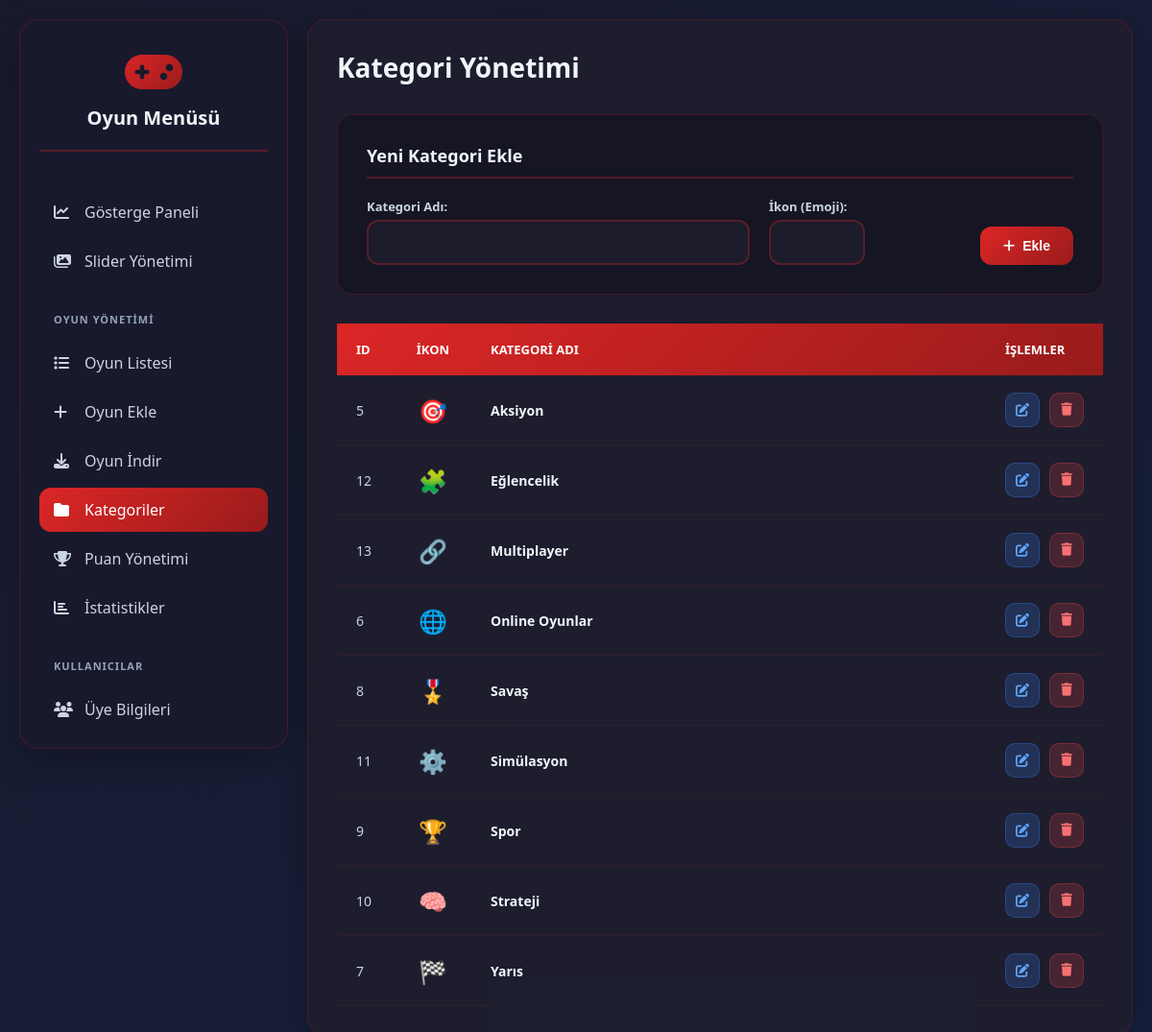
The page /admin/categories on the database its author committed.
### tables this page shows
CREATE TABLE categories (
            id INTEGER PRIMARY KEY AUTOINCREMENT,
            name TEXT NOT NULL UNIQUE
        , icon TEXT);

### app.py (the view, shortened to what this page needs)
@app.route('/admin/categories', methods=['GET', 'POST'])
def manage_categories():
    conn = get_db_connection()
    categories = conn.execute('SELECT * FROM categories ORDER BY name ASC').fetchall()
    conn.close()
    return render_template('manage_categories.html', categories=categories)

### app.py (called while the page is built)
def get_db_connection():
    conn = sqlite3.connect(DATABASE, check_same_thread=False)
    conn.row_factory = sqlite3.Row
    return conn

### templates/manage_categories.html (shortened to what this page needs)
{% extends 'base_admin.html' %}
{% block content %}
    <div class="header">
        <h1>Kategori Yönetimi</h1>
    </div>
    <div class="form-container compact-vertical-padding" style="margin-bottom: 30px;">
        <div class="section-title">Yeni Kategori Ekle</div>
        <form method="POST">
            <div class="single-row-form" style="grid-template-columns: 1fr auto auto; display: grid; gap: 20px;">
                <div class="form-group">
                    <label for="name">Kategori Adı:</label>
                    <input type="text" id="name" name="name" required>
                </div>
                <div class="form-group">
                    <label for="icon">İkon (Emoji):</label>
                    <input type="text" id="icon" name="icon" style="width: 100px; text-align: center;">
                </div>
                <button type="submit" class="btn btn-primary" style="white-space: nowrap; flex-shrink: 0;">
                    <i class="fas fa-plus"></i>
                    Ekle
                </button>
            </div>
        </form>
    </div>
    <div class="games-table">
        <table>
            <thead>
                <tr>
                    <th style="width: 60px;">ID</th>
                    <th style="width: 80px; text-align: center;">İkon</th>
                    <th>Kategori Adı</th>
                    <th style="width: 120px;">İşlemler</th>
                </tr>
            </thead>
            <tbody>
                {% for category in categories %}
                <tr>
                    <td>{{ category.id }}</td>
                    <td style="text-align: center; font-size: 1.5rem;">{{ category.icon }}</td>
                    <td class="game-name">{{ category.name }}</td>
                    <td>
                        <div class="action-buttons">
                            <a href="{{ url_for('edit_category', category_id=category.id) }}" class="btn-icon btn-edit" title="Düzenle"><i class="fas fa-edit"></i></a>
                            <form action="{{ url_for('delete_category', category_id=category.id) }}" method="POST" class="actions-form">
                                <button type="submit" class="btn-icon btn-delete" onclick="return confirm('Bu kategoriyi silmek, bu kategorideki tüm oyunların kategorisiz kalmasına neden olur. Emin misin?');" title="Sil"><i class="fas fa-trash"></i></button>
                            </form>
                        </div>
                    </td>
                </tr>
                {% endfor %}
            </tbody>
        </table>
    </div>
{% endblock %}

### static/css/admin_styles.css (style rules this page uses)
* { margin: 0; padding: 0; box-sizing: border-box; }
body { font-family: 'Segoe UI', Tahoma, Geneva, Verdana, sans-serif; background: linear-gradient(135deg, #1a1a2e 0%, #16213e 100%); min-height: 100vh; padding: 20px; color: #f1f5f9; background-repeat: no-repeat; background-size: cover; background-attachment: fixed; overflow-x: hidden; }
.header { display: flex; flex-wrap: wrap; justify-content: space-between; align-items: center; margin-bottom: 30px; flex-shrink: 0; gap: 15px; }
.header h1 { font-size: 28px; color: #f1f5f9; font-weight: 700; }
.btn { padding: 12px 24px; border: none; border-radius: 12px; font-size: 14px; font-weight: 600; cursor: pointer; transition: all 0.3s ease; display: flex; align-items: center; gap: 8px; text-decoration: none; justify-content: center; }
.btn-primary { background: linear-gradient(135deg, #dc2626 0%, #991b1b 100%); color: white; }
.action-buttons { display: flex; gap: 10px; }
.actions-form { display: contents; }
.btn-icon { width: 36px; height: 36px; border-radius: 10px; border: none; cursor: pointer; display: flex; align-items: center; justify-content: center; transition: all 0.3s ease; text-decoration: none; }
.btn-edit { background: rgba(59, 130, 246, 0.2); color: #60a5fa; border: 1px solid rgba(59, 130, 246, 0.3); }
.btn-delete { background: rgba(239, 68, 68, 0.2); color: #f87171; border: 1px solid rgba(239, 68, 68, 0.3); }
.games-table { overflow: auto; }
table { width: 100%; border-collapse: collapse; min-width: 600px; }
thead { background: linear-gradient(135deg, #dc2626 0%, #991b1b 100%); }
thead th { padding: 18px 20px; text-align: left; color: white; font-weight: 600; font-size: 13px; text-transform: uppercase; }
tbody tr { border-bottom: 1px solid rgba(220, 38, 38, 0.1); }
tbody td { padding: 18px 20px; color: #cbd5e1; font-size: 14px; }
.game-name { font-weight: 600; color: #f1f5f9; }
.form-container { background: rgba(20, 20, 36, 0.8); border-radius: 16px; padding: 30px; border: 1px solid rgba(220, 38, 38, 0.2); }
.section-title { font-size: 18px; font-weight: 700; color: #f1f5f9; margin-bottom: 20px; padding-bottom: 10px; border-bottom: 2px solid rgba(220, 38, 38, 0.3); }
.form-group { display: flex; flex-direction: column; }
.form-group label { margin-bottom: 8px; color: #cbd5e1; font-weight: 600; font-size: 13px; }
.form-group input, .form-group select, .form-group textarea { padding: 12px 16px; border: 2px solid rgba(220, 38, 38, 0.3); border-radius: 12px; font-size: 14px; font-family: inherit; background: rgba(30, 30, 46, 0.8); color: #f1f5f9; width: 100%; }
.single-row-form { display: flex; flex-wrap: wrap; align-items: flex-end; gap: 20px; }
.single-row-form .form-group { flex-grow: 1; margin-bottom: 0; min-width: 200px; }
.single-row-form .form-group label { margin-bottom: 5px; }

### rows shown on the page
categories: id "5", icon "🎯", name "Aksiyon"
categories: id "12", icon "🧩", name "Eğlencelik"
categories: id "13", icon "🔗", name "Multiplayer"
categories: id "6", icon "🌐", name "Online Oyunlar"
categories: id "8", icon "🎖️", name "Savaş"
categories: id "11", icon "⚙️", name "Simülasyon"
categories: id "9", icon "🏆", name "Spor"
categories: id "10", icon "🧠", name "Strateji"
categories: id "7", icon "🏁", name "Yarış"
